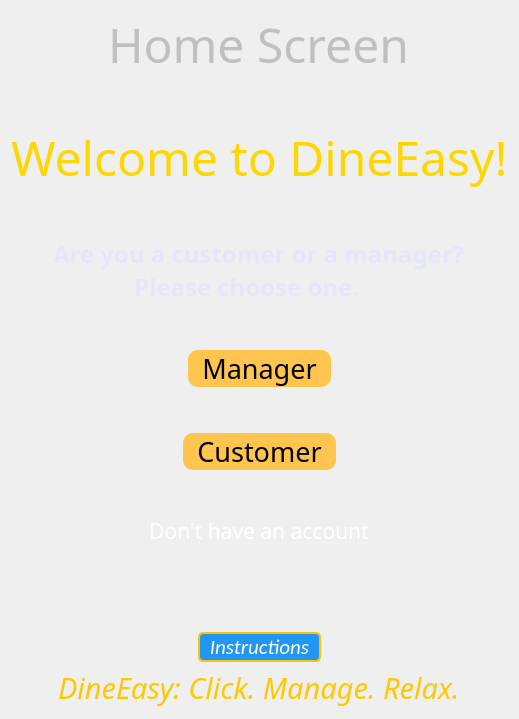
      <widget class="QWidget" name="page">
       <layout class="QVBoxLayout" name="verticalLayout_2">
        <item alignment="Qt::AlignHCenter">
         <widget class="QLabel" name="label">
          <property name="font">
           <font>
            <family>Cooper Black</family>
            <pointsize>36</pointsize>
            <weight>50</weight>
            <bold>false</bold>
           </font>
          </property>
          <property name="styleSheet">
           <string notr="true">QLabel {
    color: #C0C0C0;  /* Silver or Light Blue-Gray */
}
</string>
          </property>
          <property name="text">
           <string>Home Screen</string>
          </property>
         </widget>
        </item>
        <item>
         <spacer name="verticalSpacer_4">
          <property name="orientation">
           <enum>Qt::Vertical</enum>
          </property>
          <property name="sizeHint" stdset="0">
           <size>
            <width>20</width>
            <height>40</height>
           </size>
          </property>
         </spacer>
        </item>
        <item alignment="Qt::AlignHCenter">
         <widget class="QLabel" name="label_2">
          <property name="font">
           <font>
            <family>Freestyle Script</family>
            <pointsize>36</pointsize>
           </font>
          </property>
          <property name="styleSheet">
           <string notr="true">color:rgb(255, 215, 0)</string>
          </property>
          <property name="text">
           <string>Welcome to DineEasy!</string>
          </property>
         </widget>
        </item>
        <item>
         <spacer name="verticalSpacer_3">
          <property name="orientation">
           <enum>Qt::Vertical</enum>
          </property>
          <property name="sizeHint" stdset="0">
           <size>
            <width>20</width>
            <height>40</height>
           </size>
          </property>
         </spacer>
        </item>
        <item alignment="Qt::AlignHCenter">
         <widget class="QLabel" name="label_3">
          <property name="font">
           <font>
            <family>Bahnschrift SemiBold</family>
            <pointsize>18</pointsize>
            <weight>75</weight>
            <italic>false</italic>
            <bold>true</bold>
           </font>
          </property>
          <property name="styleSheet">
           <string notr="true">color:rgb(230, 230, 250)
</string>
          </property>
          <property name="text">
           <string>Are you a customer or a manager?
             Please choose one.</string>
          </property>
         </widget>
        </item>
        <item>
         <spacer name="verticalSpacer_16">
          <property name="orientation">
           <enum>Qt::Vertical</enum>
          </property>
          <property name="sizeHint" stdset="0">
           <size>
            <width>20</width>
            <height>40</height>
           </size>
          </property>
         </spacer>
        </item>
        <item alignment="Qt::AlignHCenter">
         <widget class="QPushButton" name="pushButton_2">
          <property name="maximumSize">
           <size>
            <width>16777215</width>
            <height>100</height>
           </size>
          </property>
          <property name="font">
           <font>
            <family>Bauhaus 93</family>
            <pointsize>20</pointsize>
            <weight>50</weight>
            <bold>false</bold>
           </font>
          </property>
          <property name="styleSheet">
           <string notr="true">QPushButton {
	background-color:rgb(255, 197, 79);
	border: none;
	color: black;
    border-radius:10px;
}
QPushButton:hover {
   background-color:rgb(255, 55, 48);
   color: white;
}
QPushButton:pressed {	
	background-color: white;
   color : black
}</string>
          </property>
          <property name="text">
           <string>  Manager  </string>
          </property>
         </widget>
        </item>
        <item>
         <spacer name="verticalSpacer_15">
          <property name="orientation">
           <enum>Qt::Vertical</enum>
          </property>
          <property name="sizeHint" stdset="0">
           <size>
            <width>20</width>
            <height>40</height>
           </size>
          </property>
         </spacer>
        </item>
        <item alignment="Qt::AlignHCenter">
         <widget class="QPushButton" name="pushButton">
          <property name="font">
           <font>
            <family>Bauhaus 93</family>
            <pointsize>20</pointsize>
            <weight>50</weight>
            <bold>false</bold>
           </font>
          </property>
          <property name="styleSheet">
           <string notr="true">QPushButton {
	background-color:rgb(255, 197, 79);
	border: none;
	color: black;
    border-radius:10px;
}
QPushButton:hover {
   background-color:rgb(255, 55, 48);
   color: white;
}
QPushButton:pressed {	
	background-color: white;
   color : black
}</string>
          </property>
          <property name="text">
           <string>  Customer  </string>
          </property>
         </widget>
        </item>
        <item>
         <spacer name="verticalSpacer_14">
          <property name="orientation">
           <enum>Qt::Vertical</enum>
          </property>
          <property name="sizeHint" stdset="0">
           <size>
            <width>20</width>
            <height>40</height>
           </size>
          </property>
         </spacer>
        </item>
        <item alignment="Qt::AlignHCenter">
         <widget class="QPushButton" name="pushButton_3">
          <property name="font">
           <font>
            <family>Tw Cen MT Condensed Extra Bold</family>
            <pointsize>16</pointsize>
            <weight>50</weight>
            <bold>false</bold>
           </font>
          </property>
          <property name="styleSheet">
           <string notr="true">QPushButton {
	border: none;
	color: white;
    border-radius:10px;
}
QPushButton:hover {;
   color: red;
}
QPushButton:pressed {	
	background-color: white;
   color : black
}</string>
          </property>
          <property name="text">
           <string>  Don't have an account  </string>
          </property>
         </widget>
        </item>
        <item>
         <spacer name="verticalSpacer_2">
          <property name="orientation">
           <enum>Qt::Vertical</enum>
          </property>
          <property name="sizeHint" stdset="0">
           <size>
            <width>20</width>
            <height>40</height>
           </size>
          </property>
         </spacer>
        </item>
        <item>
         <spacer name="verticalSpacer">
          <property name="orientation">
           <enum>Qt::Vertical</enum>
          </property>
          <property name="sizeHint" stdset="0">
           <size>
            <width>20</width>
            <height>40</height>
           </size>
          </property>
         </spacer>
        </item>
        <item alignment="Qt::AlignHCenter">
         <widget class="QPushButton" name="pushButton_34">
          <property name="font">
           <font>
            <family>Calibri</family>
            <pointsize>16</pointsize>
            <italic>true</italic>
           </font>
          </property>
          <property name="styleSheet">
           <string notr="true">QPushButton {
    background-color: rgb(33, 150, 243); /* Dodger Blue */
    border: 2px solid rgb(255, 193, 7); /* Gold */
    color: rgb(255, 255, 255); /* White */
    border-radius: 5px;
}

QPushButton:hover {
    background-color: rgb(255, 202, 40); /* Yellow */
    color: rgb(33, 33, 33); /* Charcoal */
}

QPushButton:pressed {
    background-color: rgb(255, 193, 7); /* Gold */
    color: rgb(33, 33, 33); /* Charcoal */
}
</string>
          </property>
          <property name="text">
           <string>  Instructions  </string>
          </property>
         </widget>
        </item>
        <item alignment="Qt::AlignHCenter">
         <widget class="QLabel" name="label_4">
          <property name="font">
           <font>
            <family>Harlow Solid Italic</family>
            <pointsize>22</pointsize>
            <italic>true</italic>
           </font>
          </property>
          <property name="styleSheet">
           <string notr="true">color:rgb(255, 200, 0)
</string>
          </property>
          <property name="text">
           <string>DineEasy: Click. Manage. Relax.</string>
          </property>
         </widget>
        </item>
       </layout>
      </widget>
